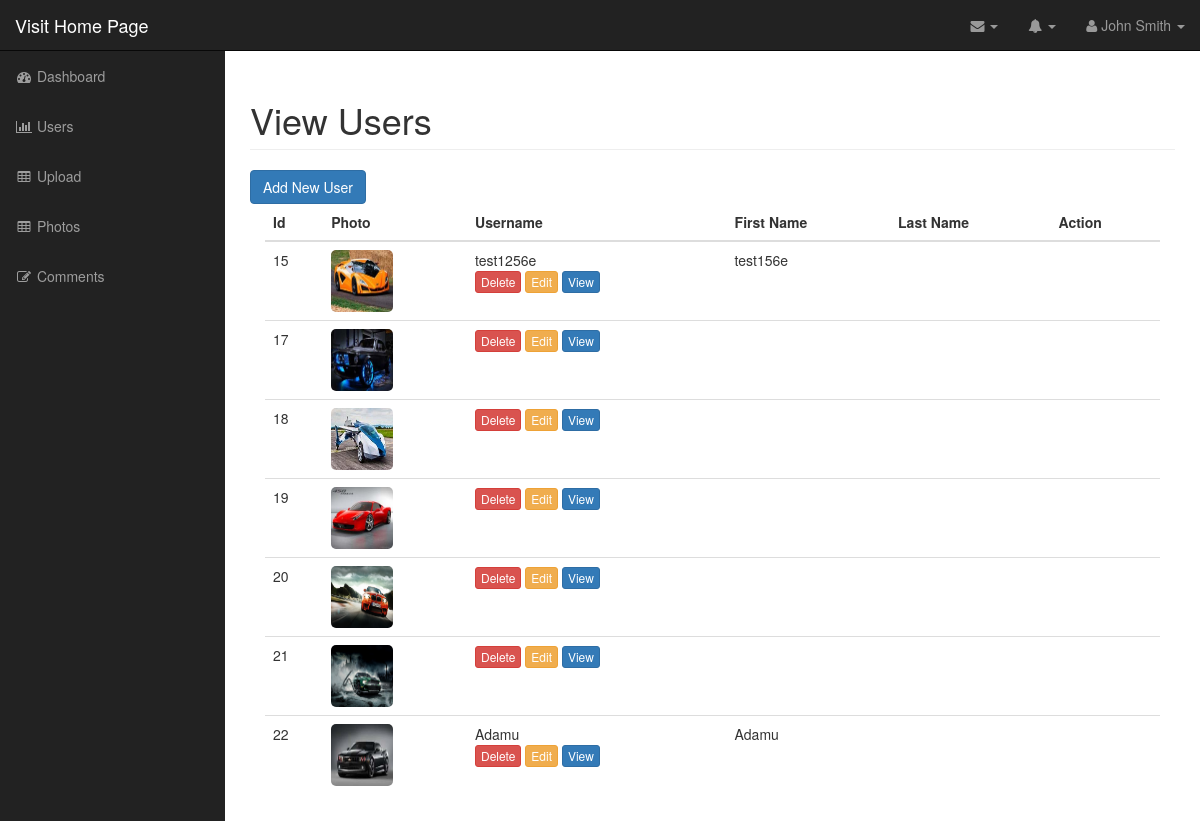
The page /admin/users.php (signed in) on the database its author committed.
### tables this page shows
CREATE TABLE `users` (
  `id` int(11) NOT NULL,
  `first_name` varchar(255) NOT NULL,
  `last_name` varchar(255) NOT NULL,
  `password` varchar(255) NOT NULL,
  `username` varchar(255) NOT NULL,
  `user_image` varchar(255) NOT NULL
);

### admin/includes/database.php (called while the page is built, shortened)
<?php
class Database {
      public $db;
      public function __construct()
      {
          $this->db = $this->open_db_connection();
      }
    public function open_db_connection()
    {
        $this->connection = new mysqli(
            DB_HOST,
            DB_USER,
            DB_PASS,
            DB_NAME);
        return $this->connection;
    }
    public  function  query($sql)
    {
        $result = $this->db->query($sql);
         return  $result ;
    }
}
$database = new Database();

### admin/includes/db_object.php (called while the page is built, shortened)
<?php
class  Db_object{
    protected static  $db_table ="users";
    public static  function  find_all()
    {
        return static::find_by_query("SELECT * FROM " .static::$db_table . "");
    }
    public  static  function  find_by_query($sql)
    {
        global $database;
        $result_set = $database->query($sql);
        $the_object_array = [];
        while($row = mysqli_fetch_array($result_set )){
            $the_object_array[] = static::instantantion($row);
        }
        return $the_object_array ;
    }
    public  static function instantantion($the_record)
    {
        $the_object = new $calling_class;
        foreach ($the_record as  $the_attribute => $value) {
            if ($the_object->has_the_attribute($the_attribute)){
                $the_object->$the_attribute = $value;
            }
        }
        return $the_object;
    }
    private  function  has_the_attribute($the_attribute)
    {
        $object_properties = get_object_vars($this);
        return  array_key_exists($the_attribute, $object_properties);
    }
}

### admin/includes/user.php (called while the page is built, shortened)
<?php
Class User  extends  Db_object {
    public $user_image;
    public  $upload_directory = "images";
    public  $image_placeholder ="http://placehold.it/400x400&text=image";
    public  function   image_path_placeholder()
    {
        return empty($this->user_image) ? $this->image_placeholder : $this->upload_directory.DS.$this->user_image;
    }
}

### admin/users.php (the view, shortened to what this page needs)
<?php include("includes/header.php"); ?>
<?php
$users = User::find_all();
?>
    <nav class="navbar navbar-inverse navbar-fixed-top" role="navigation">
        <?php include("includes/top_nav.php");?>
        <?php include("includes/side_nav.php");?>
    </nav>
    <div id="page-wrapper">
        <div class="container-fluid">
            <div class="row">
                <div class="col-lg-12">
                    <h1 class="page-header">
                       View Users
                    </h1>
                    <a href="add_user.php" class="btn btn-primary">Add New User</a>
                    <div class="col-md-12">
                        <table class="table table-hover">
                            <thead>
                            <tr>
                                <th>Id</th>
                                <th>Photo</th>
                                <th>Username</th>
                                <th>First Name</th>
                                <th>Last Name</th>
                                <th>Action</th>
                            </tr>
                            </thead>
                            <tbody>
                            <?php
                            foreach ($users as $user): ?>
                                <tr>
                                    <td><?php echo $user->id; ?></td>
                                    <td><img class="admin-photo-thumbnail user_image" src="<?php echo $user->image_path_placeholder(); ?>" alt=""></td>
                                    <td>
                                        <?php echo  $user->username; ?>
                                        <div class="action_links">
                                            <a href="delete_user.php?id=<?php echo $user->id; ?>" class="btn btn-xs btn-danger">Delete</a>
                                            <a href="edit_user.php?id=<?php echo $user->id; ?>" class="btn btn-xs btn-warning">Edit</a>
                                            <a href="#" class="btn btn-xs btn-primary">View</a>
                                        </div>
                                    </td>
                                    <td><?php echo  $user->first_name; ?></td>
                                    <td><?php echo  $user->irst_name; ?></td>
                                    <td><?php echo  $user->size; ?></td>
                                </tr>
                            <?php endforeach; ?>
                            </tbody>
                        </table>
                    </div>
                </div>
            </div>
        </div>
    </div>
<?php include("includes/footer.php"); ?>

### admin/includes/header.php (shortened to what this page needs)
<!DOCTYPE html>
<html lang="en">
<head>
    <link href="css/bootstrap.min.css" rel="stylesheet">
    <link href="css/sb-admin.css" rel="stylesheet">
    <link href="css/summernote.css" rel="stylesheet">
    <link href="css/styles.css" rel="stylesheet">
    <link href="font-awesome/css/font-awesome.min.css" rel="stylesheet" type="text/css">
</head>
<body>
    <div id="wrapper">

### admin/includes/top_nav.php (shortened to what this page needs)
<div class="navbar-header">
    <a class="navbar-brand" href="../index.php">Visit Home Page</a>
</div>
<ul class="nav navbar-right top-nav">
    <li class="dropdown">
        <a href="#" class="dropdown-toggle" data-toggle="dropdown"><i class="fa fa-envelope"></i> <b class="caret"></b></a>
    </li>
    <li class="dropdown">
        <a href="#" class="dropdown-toggle" data-toggle="dropdown"><i class="fa fa-bell"></i> <b class="caret"></b></a>
    </li>
    <li class="dropdown">
        <a href="#" class="dropdown-toggle" data-toggle="dropdown"><i class="fa fa-user"></i> John Smith <b class="caret"></b></a>
    </li>
</ul>

### admin/includes/side_nav.php
<div class="collapse navbar-collapse navbar-ex1-collapse">
    <ul class="nav navbar-nav side-nav">
        <li>
            <a href="index.php"><i class="fa fa-fw fa-dashboard"></i> Dashboard</a>
        </li>
        <li>
            <a href="users.php"><i class="fa fa-fw fa-bar-chart-o"></i> Users</a>
        </li>
        <li>
            <a href="upload.php"><i class="fa fa-fw fa-table"></i> Upload</a>
        </li>
        <li>
            <a href="photos.php"><i class="fa fa-fw fa-table"></i> Photos</a>
        </li>
        <li>
            <a href="comments.php"><i class="fa fa-fw fa-edit"></i> Comments</a>
        </li>
    </ul>
</div>

### admin/includes/footer.php (shortened to what this page needs)
  </div>
</body>
</html>

### admin/css/sb-admin.css (style rules this page uses)
body { margin-top: 100px; background-color: #222; }
@media (min-width:768px) { body { margin-top: 50px; } }
#wrapper { padding-left: 0; }
#page-wrapper { width: 100%; padding: 0; background-color: #fff; }
@media (min-width:768px) { #wrapper { padding-left: 225px; } }
@media (min-width:768px) { #page-wrapper { padding: 10px; } }
.top-nav { padding: 0 15px; }
.top-nav>li { display: inline-block; float: left; }
.top-nav>li>a { padding-top: 15px; padding-bottom: 15px; line-height: 20px; color: #999; }
@media (min-width:768px) { .side-nav { position: fixed; top: 51px; left: 225px; width: 225px; margin-left: -225px; border: none; border-radius: 0; overflow-y: auto; background-color: #222; } }
@media (min-width:768px) { .side-nav>li>a { width: 225px; } }

### admin/css/styles.css (style rules this page uses)
.admin-photo-thumbnail { width: 200px; border-radius: 5px; }
.user_image { width: 62px; height: 62px; }

### rows shown on the page
users: id "15", user_image (picture), username "test1256e", first_name "test156e"
users: id "17", user_image (picture)
users: id "18", user_image (picture)
users: id "19", user_image (picture)
users: id "20", user_image (picture)
users: id "21", user_image (picture)
users: id "22", user_image (picture), username "Adamu", first_name "Adamu"
